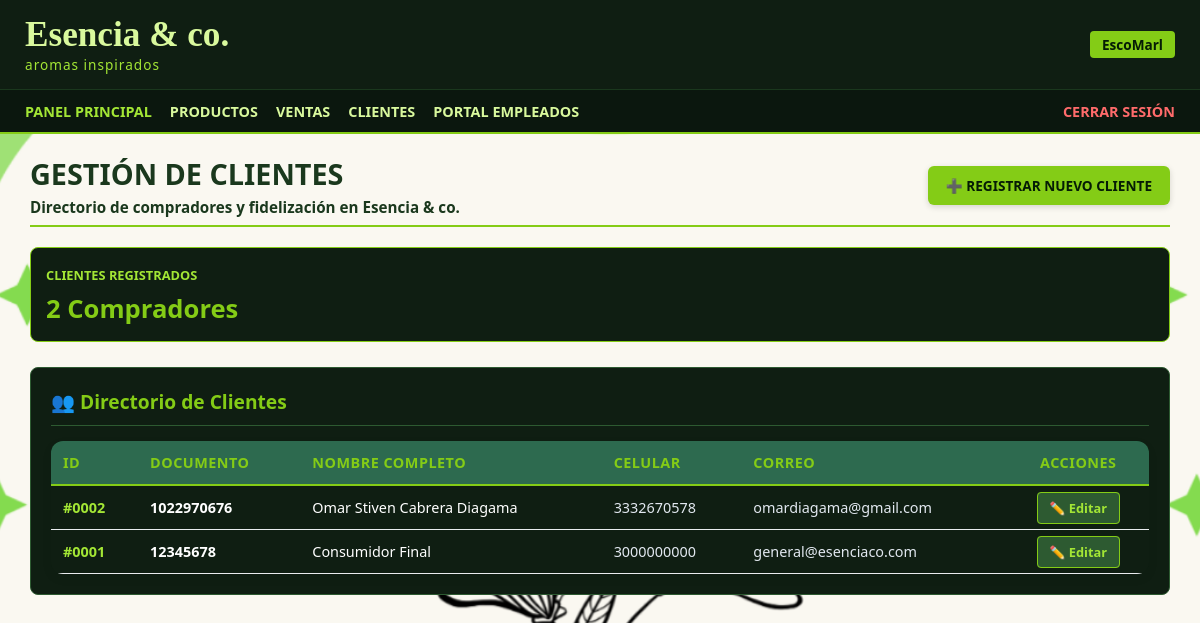
Page /escomarl/index.php?action=clientes (signed in) on the committed database.
### tables this page shows
CREATE TABLE `tblclientes` (
  `IdCliente` int(11) NOT NULL,
  `Documento` varchar(15) NOT NULL,
  `NombreCompleto` varchar(100) NOT NULL,
  `Celular` varchar(15) DEFAULT NULL,
  `Correo` varchar(100) DEFAULT NULL,
  `UltimaVisita` date DEFAULT NULL
);

### escomarl/controllers/ClienteController.php (called while the page is built, shortened)
<?php
require_once __DIR__ . '/../models/Cliente.php';
class ClienteController {
    private $clienteModel;
    public function __construct() {
        $this->clienteModel = new Cliente();
    }
    public function index() {
        $clientes = $this->clienteModel->obtenerTodos();
        require_once __DIR__ . '/../views/clientes/index.php';
    }
}

### escomarl/config/database.php (called while the page is built, shortened)
<?php
class Database {
    private static $host = 'localhost';
    private static $db_name = 'bdescomarl';
    private static $username = 'root';
    private static $password = '';
    private static $instance = null;
    public static function getInstance() {
        if (self::$instance === null) {
            try {
                $dsn = "mysql:host=" . self::$host . ";dbname=" . self::$db_name . ";charset=utf8mb4";
                $options = [
                    PDO::ATTR_ERRMODE => PDO::ERRMODE_EXCEPTION,
                    PDO::ATTR_DEFAULT_FETCH_MODE => PDO::FETCH_ASSOC,
                    PDO::ATTR_EMULATE_PREPARES => false,
                ];
                self::$instance = new PDO($dsn, self::$username, self::$password, $options);
            } catch (PDOException $e) {
                error_log("Connection Error: " . $e->getMessage());
                die("Error de conexión a la base de datos: " . $e->getMessage());
            }
        }
        return self::$instance;
    }
}

### escomarl/models/Cliente.php (called while the page is built, shortened)
<?php
require_once __DIR__ . '/../config/Database.php';
class Cliente {
    private $db;
    public function __construct() {
        $this->db = Database::getInstance();
    }
    public function obtenerTodos() {
        try {
            $stmt = $this->db->query("SELECT IdCliente AS id, Documento AS documento, NombreCompleto AS nombreCompleto, Celular AS celular, Correo AS correo FROM tblclientes ORDER BY IdCliente DESC");
            return $stmt->fetchAll(PDO::FETCH_ASSOC);
        } catch (Exception $e) {
            return [];
        }
    }
}

### escomarl/views/clientes/index.php (the view, shortened to what this page needs)
<?php require_once __DIR__ . '/../layouts/header.php'; ?>
<div style="border-bottom: 2px solid #84cc16; padding-bottom: 8px; margin-bottom: 20px; display: flex; justify-content: space-between; align-items: center;">
    <div>
        <h2 style="color: #1a381d; font-size: 1.8rem; margin: 0; text-transform: uppercase; font-weight: 800;">GESTIÓN DE CLIENTES</h2>
        <p style="color: #1a381d; font-size: 0.95rem; margin-top: 4px; font-weight: 600;">Directorio de compradores y fidelización en <strong>Esencia & co.</strong></p>
    </div>
    <a href="index.php?action=clientes_crear" style="padding: 10px 18px; background-color: #84cc16; color: #051c05; text-decoration: none; border-radius: 6px; font-weight: bold; font-size: 0.85rem; box-shadow: 0 2px 6px rgba(0,0,0,0.15); display: flex; align-items: center; gap: 8px;">
        ➕ REGISTRAR NUEVO CLIENTE
    </a>
</div>
<div style="display: grid; grid-template-columns: repeat(auto-fit, minmax(220px, 1fr)); gap: 15px; margin-bottom: 25px;">
    <?php $totalClientes = !empty($clientes) ? count($clientes) : 0; ?>
    <div style="background-color: #0f1e12; border: 1px solid #84cc16; border-radius: 8px; padding: 15px; color: #ffffff;">
        <span style="color: #a3e635; font-size: 0.8rem; font-weight: 800; text-transform: uppercase;">CLIENTES REGISTRADOS</span>
        <h3 style="color: #84cc16; font-size: 1.6rem; margin: 6px 0 0 0; font-weight: bold;"><?= $totalClientes ?> Compradores</h3>
    </div>
</div>
<div style="background-color: #0f1e12; border: 1px solid #2d5a31; border-radius: 8px; padding: 20px; color: #ffffff; overflow-x: auto;">
    <h3 style="color: #84cc16; font-size: 1.2rem; margin-top: 0; margin-bottom: 15px; border-bottom: 1px solid #2d5a31; padding-bottom: 10px; font-weight: bold;">
        👥 Directorio de Clientes
    </h3>
    <?php if (!empty($clientes)): ?>
        <table style="width: 100%; border-collapse: collapse; text-align: left; background-color: #0f1e12; color: #ffffff;">
            <thead>
                <tr style="border-bottom: 2px solid #84cc16; color: #84cc16; font-size: 0.85rem; text-transform: uppercase; background-color: #051c05;">
                    <th style="padding: 12px; color: #84cc16;">ID</th>
                    <th style="padding: 12px; color: #84cc16;">Documento</th>
                    <th style="padding: 12px; color: #84cc16;">Nombre Completo</th>
                    <th style="padding: 12px; color: #84cc16;">Celular</th>
                    <th style="padding: 12px; color: #84cc16;">Correo</th>
                    <th style="padding: 12px; color: #84cc16; text-align: center;">Acciones</th>
                </tr>
            </thead>
            <tbody>
                <?php foreach ($clientes as $cli):
                    $idCli = $cli['IdCliente'] ?? $cli['id'] ?? 0;
                    $doc = $cli['Documento'] ?? $cli['documento'] ?? 'N/A';
                    $nombre = $cli['NombreCompleto'] ?? $cli['nombreCompleto'] ?? 'Cliente General';
                    $celular = $cli['Celular'] ?? $cli['celular'] ?? 'Sin Registro';
                    $correo = $cli['Correo'] ?? $cli['correo'] ?? 'Sin Registro';
                ?>
                    <tr style="border-bottom: 1px solid #2d5a31; background-color: #0f1e12;">
                        <td style="padding: 12px; font-weight: bold; color: #a3e635;">
                            #<?= str_pad($idCli, 4, '0', STR_PAD_LEFT) ?>
                        </td>
                        <td style="padding: 12px; color: #ffffff; font-weight: bold;">
                            <?= htmlspecialchars($doc) ?>
                        </td>
                        <td style="padding: 12px; color: #ffffff;">
                            <?= htmlspecialchars($nombre) ?>
                        </td>
                        <td style="padding: 12px; color: #e2e8f0;">
                            <?= htmlspecialchars($celular) ?>
                        </td>
                        <td style="padding: 12px; color: #e2e8f0;">
                            <?= htmlspecialchars($correo) ?>
                        </td>
                        <td style="padding: 12px; text-align: center;">
                            <a href="index.php?action=clientes_editar&id=<?= $idCli ?>" style="padding: 6px 12px; background-color: #2d5a31; color: #a3e635; text-decoration: none; border-radius: 4px; font-size: 0.8rem; font-weight: bold; border: 1px solid #84cc16;">
                                ✏️ Editar
                            </a>
                        </td>
                    </tr>
                <?php endforeach; ?>
            </tbody>
        </table>
    <?php else: ?>
        <p style="color: #a3e635; text-align: center; padding: 25px 0; margin: 0;">Aún no hay clientes registrados en la base de datos.</p>
    <?php endif; ?>
</div>
</div>

### escomarl/public/css/style.css (style rules this page uses)
* { box-sizing: border-box; margin: 0; padding: 0; font-family: 'Segoe UI', Tahoma, Geneva, Verdana, sans-serif; }
body { background-color: #f4f6f8; color: #2b2b2b; min-height: 100vh; }
table { width: 100%; border-collapse: collapse; background-color: #ffffff; border-radius: 12px; overflow: hidden; box-shadow: 0 4px 12px rgba(0,0,0,0.05); }
th { background-color: #2d6a4f; color: #ffffff; padding: 14px 16px; text-align: left; font-size: 0.9rem; text-transform: uppercase; letter-spacing: 0.5px; }
td { padding: 12px 16px; border-bottom: 1px solid #e9ecef; color: #333333; font-size: 0.9rem; }

### rows in the picture
tblclientes: IdCliente "0002", Documento "1022970676", NombreCompleto "Omar Stiven Cabrera Diagama", Celular "3332670578", Correo "omardiagama@gmail.com"
tblclientes: IdCliente "0001", Documento "12345678", NombreCompleto "Consumidor Final", Celular "3000000000", Correo "general@esenciaco.com"

### other values in the picture
$totalClientes "2"
